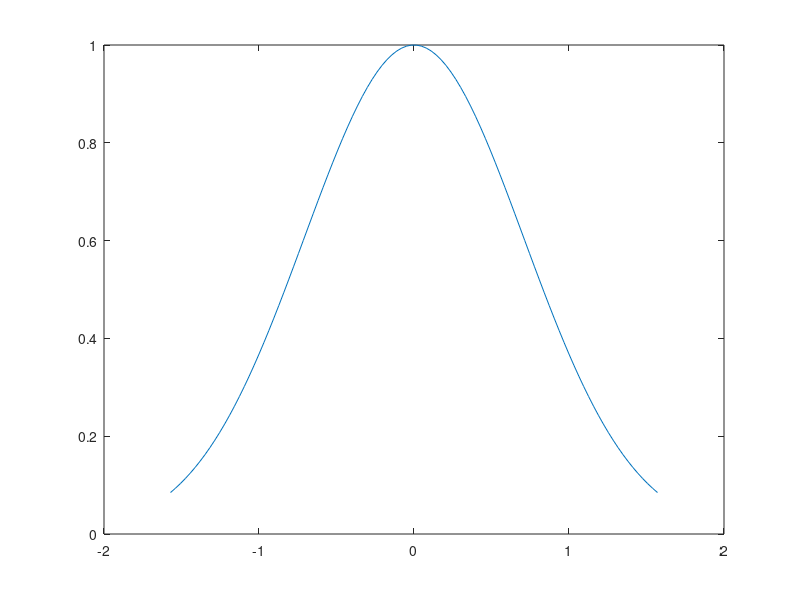

Source code (MATLAB): (Note: this script raises an error after producing the figure.)
%f = @(x) sin(x);
f = @(x) exp(-x.^2);
a = - pi / 2;
b = pi/2;
%n = 3;
n=10;
%generam setul de date
X = linspace(a,b,n+1);
X = X';
Y = f(X);

%facem plot-ul
xgrafic = linspace (a,b);
plot(xgrafic, f(xgrafic));
hold on
ydirect = zeros(1, 100);
for i=1: +1: 100
    ydirect(i) = MetLagrange(X,Y,xgrafic(i));
end
plot(xgrafic,ydirect);
%PANA AICI METODA DIRECTA



